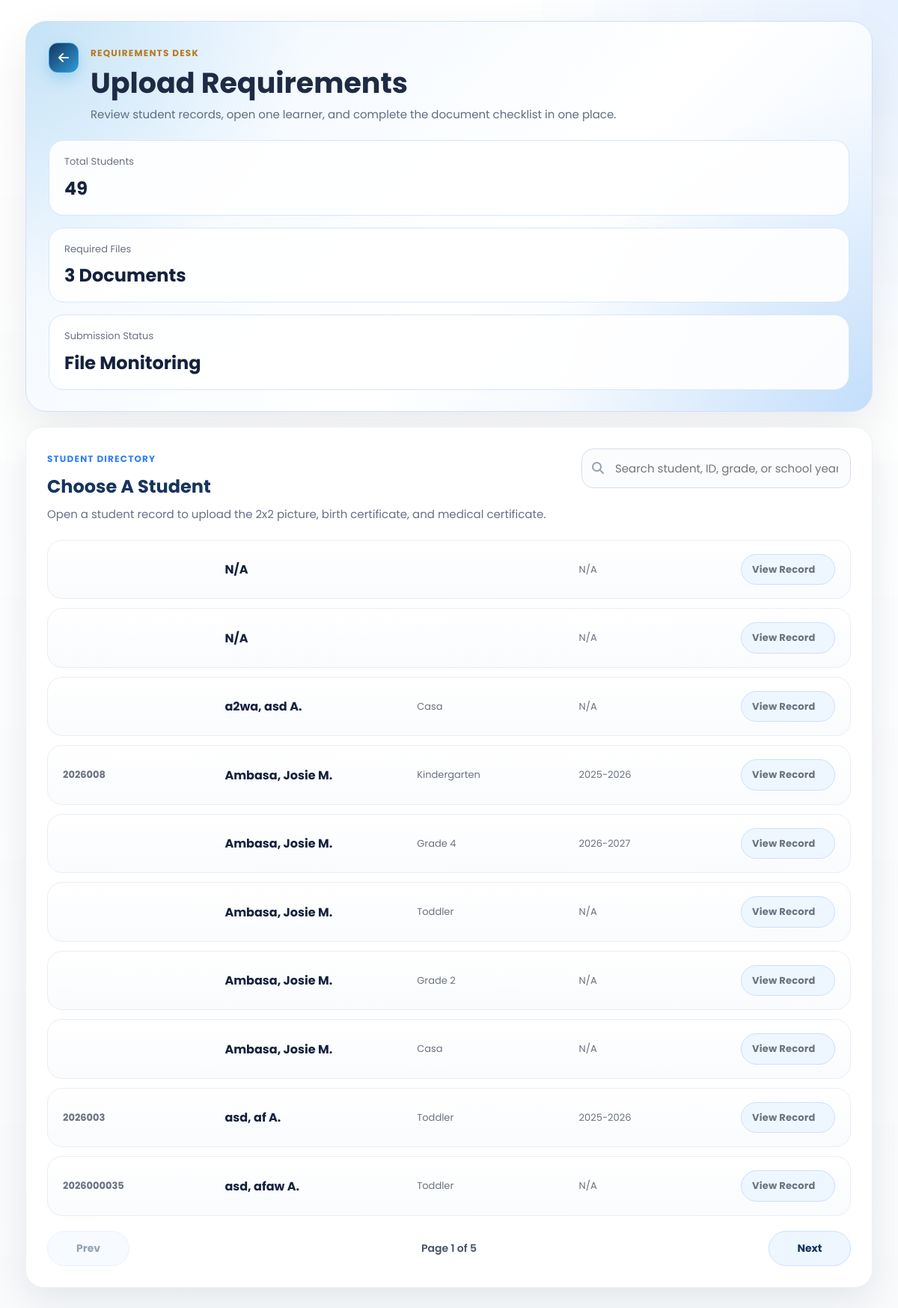
The page /SmartEnroll/requirements_upload.php on the database its author committed.
### tables this page shows
CREATE TABLE `enrollments` (
  `id` int(11) NOT NULL,
  `grade_level` varchar(50) DEFAULT NULL,
  `student_id` varchar(20) DEFAULT NULL,
  `school_year` varchar(20) DEFAULT NULL,
  `completion_date` date DEFAULT NULL,
  `learner_lname` varchar(100) DEFAULT NULL,
  `learner_fname` varchar(100) DEFAULT NULL,
  `learner_mname` varchar(100) DEFAULT NULL,
  `learner_ext` varchar(20) DEFAULT NULL,
  `nickname` varchar(100) DEFAULT NULL,
  `sex` varchar(20) DEFAULT NULL,
  `dob` varchar(20) DEFAULT NULL,
  `age` int(11) DEFAULT NULL,
  `mother_tongue` varchar(100) DEFAULT NULL,
  `religion` varchar(100) DEFAULT NULL,
  `email` varchar(150) DEFAULT NULL,
  `province` varchar(100) DEFAULT NULL,
  `municipality` varchar(100) DEFAULT NULL,
  `barangay` varchar(100) DEFAULT NULL,
  `street` varchar(150) DEFAULT NULL,
  `father_lname` varchar(100) DEFAULT NULL,
  `father_fname` varchar(100) DEFAULT NULL,
  `father_mname` varchar(100) DEFAULT NULL,
  `father_occ` varchar(100) DEFAULT NULL,
  `father_contact` varchar(50) DEFAULT NULL,
  `mother_lname` varchar(100) DEFAULT NULL,
  `mother_fname` varchar(100) DEFAULT NULL,
  `mother_mname` varchar(100) DEFAULT NULL,
  `mother_occ` varchar(100) DEFAULT NULL,
  `mother_contact` varchar(50) DEFAULT NULL,
  `mother_maiden` varchar(100) DEFAULT NULL,
  `guardian_type` varchar(50) DEFAULT NULL,
  `guardian_lname` varchar(100) DEFAULT NULL,
  `guardian_fname` varchar(100) DEFAULT NULL,
  `guardian_mname` varchar(100) DEFAULT NULL,
  `guardian_occ` varchar(100) DEFAULT NULL,
  `guardian_contact` varchar(50) DEFAULT NULL,
  `emergency1_name` varchar(150) DEFAULT NULL,
  `emergency1_relationship` varchar(100) DEFAULT NULL,
  `emergency1_contact` varchar(50) DEFAULT NULL,
  `emergency2_name` varchar(150) DEFAULT NULL,
  `emergency2_relationship` varchar(100) DEFAULT NULL,
  `emergency2_contact` varchar(50) DEFAULT NULL,
  `emergency3_name` varchar(150) DEFAULT NULL,
  `emergency3_relationship` varchar(100) DEFAULT NULL,
  `emergency3_contact` varchar(50) DEFAULT NULL,
  `special_needs` text DEFAULT NULL,
  `medication` varchar(10) DEFAULT NULL,
  `medication_details` text DEFAULT NULL,
  `created_at` timestamp NOT NULL DEFAULT current_timestamp()
);

### SmartEnroll/requirements_upload.php (the view, shortened to what this page needs)
<?php
$students = [];
$error = '';
$search = trim((string)($_GET['q'] ?? ''));
$page = max(1, (int)($_GET['page'] ?? 1));
$perPage = 10;
$totalStudents = 0;
$filteredStudents = 0;
$totalPages = 1;
function format_name(array $row): string
{
    $m = trim((string)($row['learner_mname'] ?? ''));
    $mi = $m !== '' ? strtoupper(mb_substr($m, 0, 1)) . '.' : '';
    $full = trim(
        ($row['learner_lname'] ?? '') . ', ' .
        ($row['learner_fname'] ?? '') . ' ' . $mi
    );
    return trim(preg_replace('/\s+/', ' ', $full), ' ,');
}
try {
    $conn = new mysqli('127.0.0.1', 'root', '', 'smartenroll');
    $conn->set_charset('utf8mb4');
    $searchSql = '';
    $searchTypes = '';
    $searchValues = [];
    $totalCountResult = $conn->query("SELECT COUNT(*) AS total FROM enrollments");
    $totalStudents = (int)(($totalCountResult->fetch_assoc()['total'] ?? 0));
    $countStmt = $conn->prepare(
        "SELECT COUNT(*) AS total
         FROM enrollments
         $searchSql"
    );
    $countStmt->execute();
    $filteredStudents = (int)(($countStmt->get_result()->fetch_assoc()['total'] ?? 0));
    $totalPages = max(1, (int)ceil($filteredStudents / $perPage));
    $offset = ($page - 1) * $perPage;
    $studentStmt = $conn->prepare(
        "SELECT id, student_id, learner_lname, learner_fname, learner_mname, grade_level, school_year
         FROM enrollments
         $searchSql
         ORDER BY learner_lname ASC, learner_fname ASC, id DESC
         LIMIT ? OFFSET ?"
    );
    $queryTypes = $searchTypes . 'ii';
    $queryValues = array_merge($searchValues, [$perPage, $offset]);
    $studentStmt->bind_param($queryTypes, ...$queryValues);
    $studentStmt->execute();
    $result = $studentStmt->get_result();
    while ($row = $result->fetch_assoc()) {
        $students[] = $row;
    }
} catch (Throwable $e) {
    $error = $e->getMessage();
}
?>
<!DOCTYPE html>
<html lang="en">
<head>
    <link rel="stylesheet" href="css/style.css">
    <link rel="stylesheet" href="css/requirements_upload.css">
    <link rel="stylesheet" href="https://cdnjs.cloudflare.com/ajax/libs/font-awesome/6.5.0/css/all.min.css">
</head>
<body class="dashboard-page dashboard-white-page">
<main class="dashboard-main requirements-main">
    <section class="requirements-hero">
        <div class="requirements-hero-top">
            <a href="dashboard.php" class="dashboard-link back-left"><i class="fa-solid fa-arrow-left"></i></a>
            <div class="requirements-hero-copy">
                <span class="eyebrow eyebrow-gold">Requirements Desk</span>
                <h1>Upload Requirements</h1>
                <p>Review student records, open one learner, and complete the document checklist in one place.</p>
            </div>
        </div>
        <div class="requirements-hero-stats">
            <div class="hero-stat">
                <span>Total Students</span>
                <strong><?php echo $totalStudents; ?></strong>
            </div>
            <div class="hero-stat">
                <span>Required Files</span>
                <strong>3 Documents</strong>
            </div>
            <div class="hero-stat">
                <span>Submission Status</span>
                <strong>File Monitoring</strong>
            </div>
        </div>
    </section>
    <section class="requirements-directory">
        <div class="requirements-directory-head">
            <div>
                <span class="eyebrow eyebrow-blue">Student Directory</span>
                <h2>Choose A Student</h2>
                <p>Open a student record to upload the 2x2 picture, birth certificate, and medical certificate.</p>
            </div>
            <form method="get" action="requirements_upload.php" class="requirements-search">
                <i class="fa-solid fa-magnifying-glass"></i>
                <input id="requirementsSearch" name="q" type="text" value="<?php echo htmlspecialchars($search); ?>" placeholder="Search student, ID, grade, or school year">
            </form>
        </div>
        <?php if (!$error && empty($students)): ?>
            <div class="requirements-empty">No students found.</div>
        <?php else: ?>
            <div class="requirements-directory-table" id="requirementsStudentList">
                <?php foreach ($students as $student): ?>
                    <?php $fullName = format_name($student) ?: 'N/A'; ?>
                    <a
                        class="requirements-student-row"
                        href="requirements_upload_details.php?student_id=<?php echo urlencode((string)$student['student_id']); ?>"
                    >
                        <span class="student-row-id"><?php echo htmlspecialchars((string)($student['student_id'] ?? '')); ?></span>
                        <strong class="student-row-name"><?php echo htmlspecialchars($fullName); ?></strong>
                        <span class="student-row-grade"><?php echo htmlspecialchars((string)($student['grade_level'] ?? 'N/A')); ?></span>
                        <span class="student-row-year"><?php echo htmlspecialchars((string)($student['school_year'] ?? 'N/A')); ?></span>
                        <span class="requirements-open-btn">View Record</span>
                    </a>
                <?php endforeach; ?>
            </div>
            <?php if (!$error && $filteredStudents > 0): ?>
                <div class="requirements-pagination">
                    <?php
                    $prevPage = max(1, $page - 1);
                    $nextPage = min($totalPages, $page + 1);
                    $prevQuery = http_build_query(array_filter(['q' => $search, 'page' => $prevPage], static fn($value) => $value !== '' && $value !== null));
                    $nextQuery = http_build_query(array_filter(['q' => $search, 'page' => $nextPage], static fn($value) => $value !== '' && $value !== null));
                    ?>
                    <a class="requirements-page-btn <?php echo $page <= 1 ? 'disabled' : ''; ?>" href="<?php echo $page <= 1 ? '#' : 'requirements_upload.php?' . $prevQuery; ?>">Prev</a>
                    <span class="requirements-page-status">Page <?php echo $page; ?> of <?php echo $totalPages; ?></span>
                    <a class="requirements-page-btn <?php echo $page >= $totalPages ? 'disabled' : ''; ?>" href="<?php echo $page >= $totalPages ? '#' : 'requirements_upload.php?' . $nextQuery; ?>">Next</a>
                </div>
            <?php endif; ?>
        <?php endif; ?>
    </section>
</main>
</body>
</html>

### SmartEnroll/css/style.css (style rules this page uses)
* { margin: 0; padding: 0; box-sizing: border-box; font-family: 'Poppins', sans-serif; }
:root { --logo-blue: #19325a; --logo-blue-light: #1e88e5; --logo-yellow: #fdd835; --logo-yellow-soft: #ffe970; --logo-green: #43a047; }
body, html { height: 100%; color: #fff; }
html { scroll-behavior: smooth; }
body { background: #0f172a; }
.eyebrow { text-transform: uppercase; letter-spacing: 1.4px; font-size: 12px; color: #6b7280; margin-bottom: 8px; font-weight: 600; }
.dashboard-page { background: linear-gradient(135deg, rgba(12, 25, 47, 0.72), rgba(25, 50, 90, 0.48)), #f5f6f8; color: #1b1f2a; position: relative; min-height: 100vh; overflow-x: hidden; }
.dashboard-page::before { content: ""; position: fixed; inset: 0; background: linear-gradient(135deg, rgba(12, 25, 47, 0.5), rgba(25, 50, 90, 0.18)), url('../assets/img1.jpg') center center / cover no-repeat; filter: blur(5px) saturate(1.05); transform: scale(1.05); z-index: 0; }
.dashboard-page::after { content: ""; position: fixed; inset: 0; background: radial-gradient(circle at top right, rgba(253, 216, 53, 0.22), transparent 28%), linear-gradient(180deg, rgba(255, 255, 255, 0.08), rgba(255, 255, 255, 0.16)); z-index: 0; pointer-events: none; }
.dashboard-page.dashboard-white-page { background: #f8fafc; }
.dashboard-page.dashboard-white-page::before { display: none; }
.dashboard-page.dashboard-white-page::after { background: radial-gradient(circle at top right, rgba(219, 234, 254, 0.72), transparent 24%), linear-gradient(180deg, rgba(255, 255, 255, 0.96), rgba(248, 250, 252, 1)); }
.dashboard-main { width: min(1680px, calc(100vw - 40px)); max-width: 1680px; margin: 0 auto; padding: 42px 20px 56px; position: relative; z-index: 1; }
.dashboard-link { text-decoration: none; color: var(--logo-blue); font-weight: 700; background: rgba(253, 216, 53, 0.95); padding: 12px 18px; border-radius: 999px; box-shadow: 0 10px 24px rgba(253, 216, 53, 0.26); transition: transform 0.2s ease, box-shadow 0.2s ease, background 0.2s ease; }

### rows shown on the page
enrollments: fullName "N/A", school_year "N/A"
enrollments: fullName "N/A", school_year "N/A"
enrollments: fullName "a2wa, asd A.", grade_level "Casa", school_year "N/A"
enrollments: student "2026008", fullName "Ambasa, Josie M.", grade_level "Kindergarten", school_year "2025-2026"
enrollments: fullName "Ambasa, Josie M.", grade_level "Grade 4", school_year "2026-2027"
enrollments: fullName "Ambasa, Josie M.", grade_level "Toddler", school_year "N/A"
enrollments: fullName "Ambasa, Josie M.", grade_level "Grade 2", school_year "N/A"
enrollments: fullName "Ambasa, Josie M.", grade_level "Casa", school_year "N/A"
enrollments: student "2026003", fullName "asd, af A.", grade_level "Toddler", school_year "2025-2026"
enrollments: student "2026000035", fullName "asd, afaw A.", grade_level "Toddler", school_year "N/A"

### other values the page prints
$totalStudents "49"
$page "1"
$totalPages "5"
